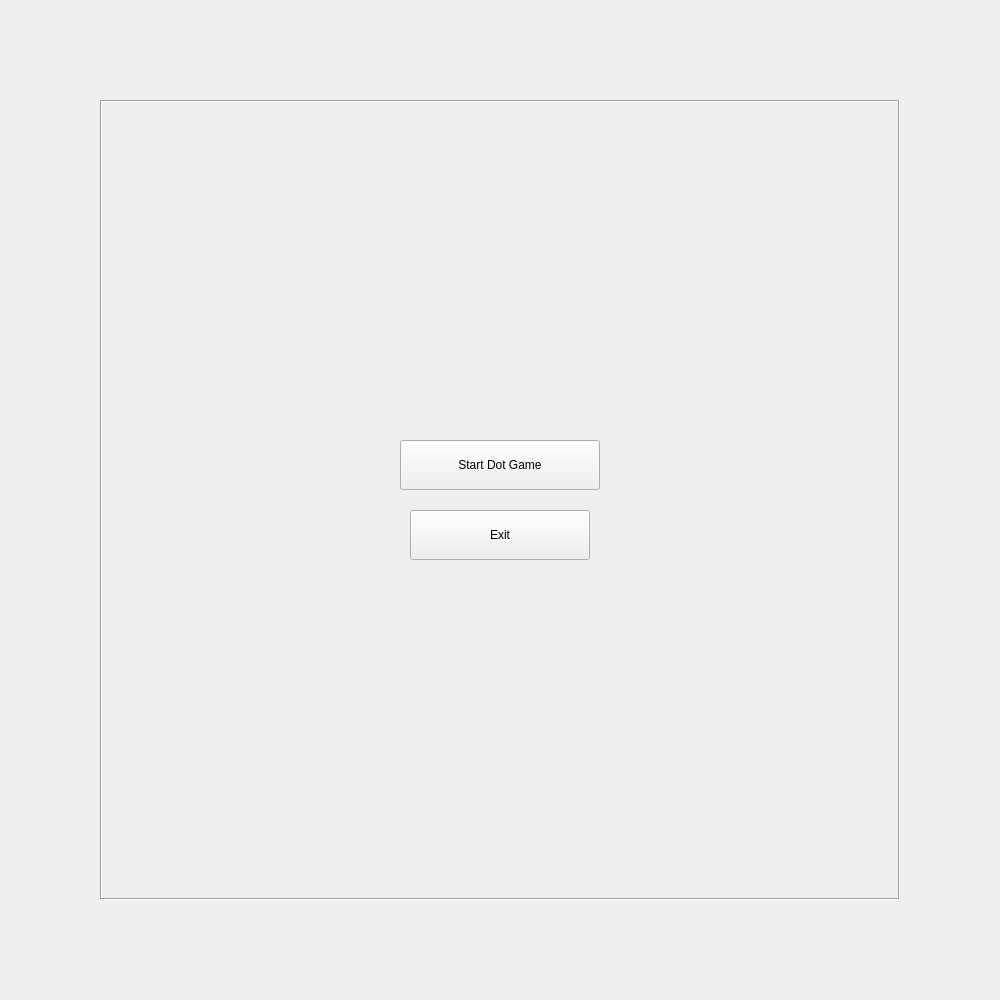
<?xml version="1.0" encoding="UTF-8"?>
<ui version="4.0">
 <class>Main_Menu</class>
 <widget class="QWidget" name="Main_Menu">
  <property name="geometry">
   <rect>
    <x>0</x>
    <y>0</y>
    <width>1000</width>
    <height>1000</height>
   </rect>
  </property>
  <property name="sizePolicy">
   <sizepolicy hsizetype="Fixed" vsizetype="Fixed">
    <horstretch>0</horstretch>
    <verstretch>0</verstretch>
   </sizepolicy>
  </property>
  <property name="minimumSize">
   <size>
    <width>1000</width>
    <height>1000</height>
   </size>
  </property>
  <property name="maximumSize">
   <size>
    <width>1000</width>
    <height>1000</height>
   </size>
  </property>
  <property name="windowTitle">
   <string>Form</string>
  </property>
  <widget class="QFrame" name="frame">
   <property name="geometry">
    <rect>
     <x>100</x>
     <y>100</y>
     <width>800</width>
     <height>800</height>
    </rect>
   </property>
   <property name="frameShape">
    <enum>QFrame::Box</enum>
   </property>
   <property name="frameShadow">
    <enum>QFrame::Sunken</enum>
   </property>
   <widget class="QPushButton" name="start_button">
    <property name="geometry">
     <rect>
      <x>300</x>
      <y>340</y>
      <width>200</width>
      <height>50</height>
     </rect>
    </property>
    <property name="text">
     <string>Start Dot Game</string>
    </property>
   </widget>
   <widget class="QPushButton" name="exit_button">
    <property name="geometry">
     <rect>
      <x>310</x>
      <y>410</y>
      <width>180</width>
      <height>50</height>
     </rect>
    </property>
    <property name="text">
     <string>Exit</string>
    </property>
   </widget>
  </widget>
 </widget>
 <resources/>
 <connections/>
</ui>
